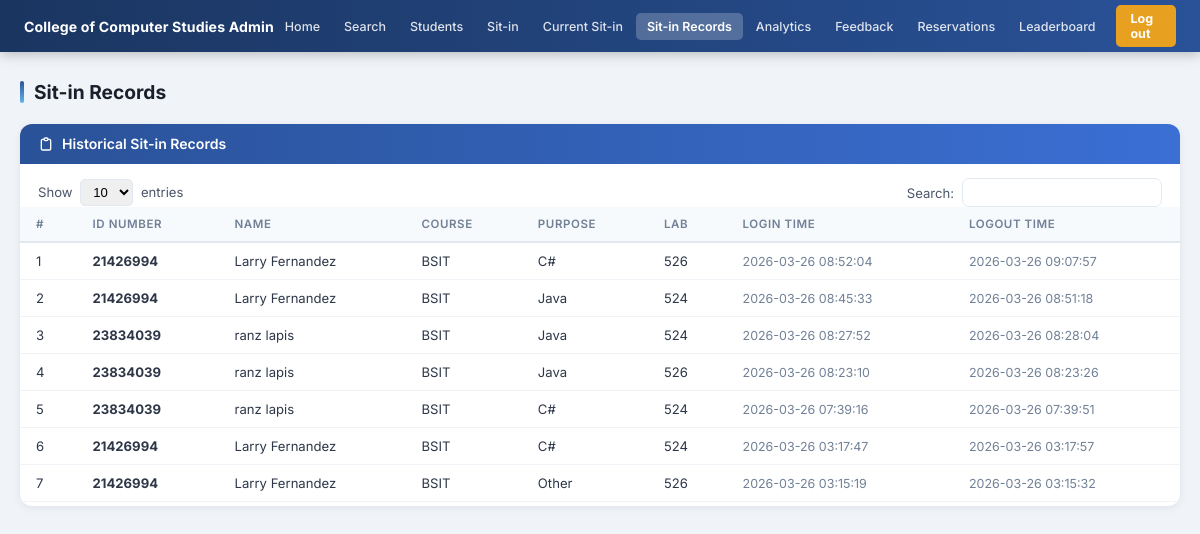
Page /admin/sitin_records (signed in) on the earlier database version.
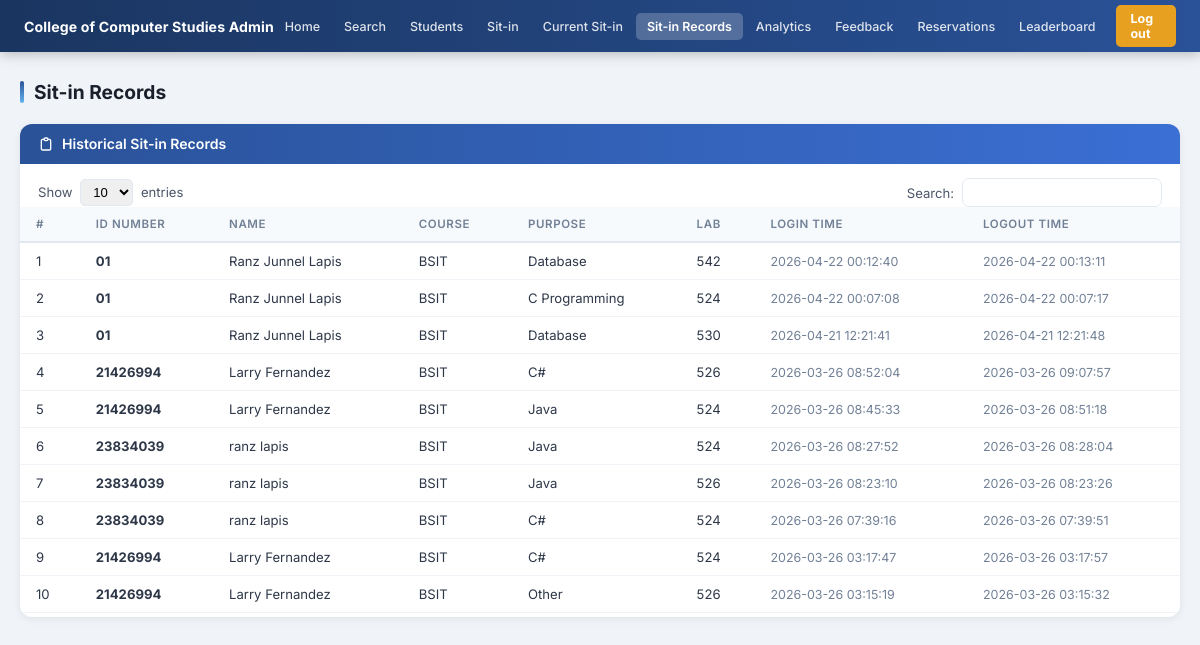
Same page on the later database version.
### tables this page shows
CREATE TABLE sit_in_records (
            id          INTEGER PRIMARY KEY AUTOINCREMENT,
            idno        VARCHAR(20) NOT NULL,
            purpose     VARCHAR(100) NOT NULL,
            lab         VARCHAR(20)  NOT NULL,
            login_time  TIMESTAMP NOT NULL,
            logout_time TIMESTAMP DEFAULT CURRENT_TIMESTAMP,
            FOREIGN KEY (idno) REFERENCES students(idno)
        );

CREATE TABLE students (
            id             INTEGER PRIMARY KEY AUTOINCREMENT,
            idno           VARCHAR(20)  UNIQUE NOT NULL,
            lastname       VARCHAR(50)  NOT NULL,
            firstname      VARCHAR(50)  NOT NULL,
            middlename     VARCHAR(50),
            course         VARCHAR(20)  NOT NULL,
            level          VARCHAR(5)   NOT NULL,
            email          VARCHAR(100) UNIQUE NOT NULL,
            address        TEXT,
            password       VARCHAR(255) NOT NULL,
            image_filename VARCHAR(255),
            remaining_session INTEGER DEFAULT 30,
            created_at     TIMESTAMP DEFAULT CURRENT_TIMESTAMP
        , profile_image TEXT, points INTEGER DEFAULT 0);

### app.py (the view)
@app.route('/admin/sitin_records')
def sitin_records():
    r = admin_required()
    if r: return r
    records = get_sitin_records()
    return render_template('sitin_records.html', records=records)

### app.py (called while the page is built)
def is_logged_in():
    return 'student_id' in session

def is_admin():
    return session.get('role') == 'admin'

def admin_required():
    if not is_logged_in() or not is_admin():
        flash('Admin access required.', 'error')
        return redirect(url_for('login'))

### dbhelper.py (called while the page is built)
def connect():
    base_path = os.path.dirname(os.path.abspath(__file__))
    db_path   = os.path.join(base_path, "sysarch.db")
    conn      = sqlite3.connect(db_path)
    conn.row_factory = sqlite3.Row
    return conn

def get_sitin_records():
    conn = connect()
    cur  = conn.cursor()
    cur.execute('''
        SELECT r.id, r.idno, st.firstname, st.lastname, st.course, st.level,
               r.purpose, r.lab, r.login_time, r.logout_time
        FROM sit_in_records r
        JOIN students st ON r.idno = st.idno
        ORDER BY r.logout_time DESC
    ''')
    rows = cur.fetchall()
    conn.close()
    return rows

### templates/sitin_records.html (shortened to what this page needs)
<!DOCTYPE html>
<html lang="en">
<head>
  <link rel="stylesheet" href="{{ url_for('static', filename='css/admin.css') }}">
</head>
<body>
{% from 'macros.html' import admin_nav %}
{{ admin_nav('records') }}
<div class="admin-page">
  <div class="page-heading">Sit-in Records</div>
  <div class="card">
    <div class="card-header">
      <svg width="16" height="16" fill="none" viewBox="0 0 24 24" stroke="currentColor"><path stroke-linecap="round" stroke-linejoin="round" stroke-width="2" d="M9 5H7a2 2 0 00-2 2v12a2 2 0 002 2h10a2 2 0 002-2V7a2 2 0 00-2-2h-2M9 5a2 2 0 002 2h2a2 2 0 002-2M9 5a2 2 0 012-2h2a2 2 0 012 2"/></svg>
      Historical Sit-in Records
    </div>
    <div class="table-toolbar">
      <div class="entries-select">Show <select><option>10</option><option>25</option><option>50</option></select> entries</div>
      <div style="display:flex;align-items:center;gap:8px;font-size:0.82rem;color:#4a5568;">
        Search: <input type="text" id="tableSearch" oninput="searchTable(this.value)" class="table-search-input"/>
      </div>
    </div>
    <div class="table-wrap">
      <table class="data-table" id="recordsTable">
        <thead>
          <tr><th>#</th><th>ID Number</th><th>Name</th><th>Course</th><th>Purpose</th><th>Lab</th><th>Login Time</th><th>Logout Time</th></tr>
        </thead>
        <tbody>
          {% for r in records %}
          <tr>
            <td>{{ loop.index }}</td>
            <td><strong>{{ r.idno }}</strong></td>
            <td>{{ r.firstname }} {{ r.lastname }}</td>
            <td>{{ r.course }}</td>
            <td>{{ r.purpose }}</td>
            <td>{{ r.lab }}</td>
            <td style="color:#718096;font-size:0.78rem;">{{ r.login_time }}</td>
            <td style="color:#718096;font-size:0.78rem;">{{ r.logout_time }}</td>
          </tr>
          {% else %}
          <tr><td colspan="8" class="no-data-cell">No records found.</td></tr>
          {% endfor %}
        </tbody>
      </table>
    </div>
  </div>
</div>
</body>
</html>

### templates/macros.html (shortened to what this page needs)
{% macro admin_nav(active='') %}
<nav class="admin-navbar">
  <span class="navbar-brand">College of Computer Studies Admin</span>
  <div class="navbar-menu">
    <a href="{{ url_for('dashboard') }}"           class="nav-link {{ 'active' if active=='home' }}">Home</a>
    <a href="#" onclick="openSearch();return false" class="nav-link {{ 'active' if active=='search' }}">Search</a>
    <a href="{{ url_for('students_list') }}"        class="nav-link {{ 'active' if active=='students' }}">Students</a>
    <a href="#" onclick="openSitin();return false"  class="nav-link {{ 'active' if active=='sitin' }}">Sit-in</a>
    <a href="{{ url_for('current_sitin') }}"        class="nav-link {{ 'active' if active=='current' }}">Current Sit-in</a>
    <a href="{{ url_for('sitin_records') }}"        class="nav-link {{ 'active' if active=='records' }}">Sit-in Records</a>
    <a href="{{ url_for('sitin_reports') }}"        class="nav-link {{ 'active' if active=='analytics' }}">Analytics</a>
    <a href="{{ url_for('feedback_reports') }}"     class="nav-link {{ 'active' if active=='feedback' }}">Feedback</a>
    <a href="{{ url_for('admin_reservations') }}"   class="nav-link {{ 'active' if active=='reservation' }}">Reservations</a>
    <a href="{{ url_for('admin_leaderboard') }}"    class="nav-link {{ 'active' if active=='leaderboard' }}">Leaderboard</a>
    <a href="{{ url_for('logout') }}"               class="nav-logout">Log out</a>
  </div>
</nav>
{% endmacro %}

### static/css/admin.css (style rules this page uses)
*, *::before, *::after { box-sizing: border-box; margin: 0; padding: 0; }
body { font-family: 'Inter', sans-serif; background: #f0f4f8; color: #1a202c; font-size: 0.875rem; min-height: 100vh; }
a { text-decoration: none; }
.admin-navbar { background: linear-gradient(90deg, #1a3560 0%, #2a5298 100%); display: flex; align-items: center; justify-content: space-between; padding: 0 24px; height: 52px; position: sticky; top: 0; z-index: 100; box-shadow: 0 2px 12px rgba(0,0,0,0.25); }
.navbar-brand { color: #fff; font-size: 0.88rem; font-weight: 700; letter-spacing: 0.01em; white-space: nowrap; }
.navbar-menu { display: flex; align-items: center; gap: 2px; }
.nav-link { color: rgba(255,255,255,0.85); padding: 6px 11px; border-radius: 5px; font-size: 0.78rem; font-weight: 500; transition: all 0.15s; white-space: nowrap; }
.nav-link.active { background: rgba(255,255,255,0.22); color: #fff; font-weight: 600; }
.nav-logout { background: #e8a020; color: #fff; padding: 6px 14px; border-radius: 5px; font-size: 0.78rem; font-weight: 700; margin-left: 8px; transition: background 0.15s; }
.admin-page { max-width: 1200px; margin: 28px auto; padding: 0 20px; }
.page-heading { font-size: 1.2rem; font-weight: 700; color: #1a202c; margin-bottom: 20px; display: flex; align-items: center; gap: 10px; }
.page-heading::before { content: ''; display: block; width: 4px; height: 22px; background: linear-gradient(180deg, #2a5298, #63b3ed); border-radius: 2px; }
.card { background: #fff; border-radius: 12px; overflow: hidden; box-shadow: 0 2px 8px rgba(0,0,0,0.07); margin-bottom: 22px; }
.card-header { display: flex; align-items: center; gap: 8px; background: linear-gradient(90deg, #2a5298, #3b6fd4); color: #fff; padding: 12px 18px; font-size: 0.88rem; font-weight: 600; line-height: 1; }
.card-header svg { width: 16px !important; height: 16px !important; min-width: 16px; max-width: 16px; flex-shrink: 0; }
.table-toolbar { display: flex; align-items: center; justify-content: space-between; padding: 14px 18px 0; gap: 10px; flex-wrap: wrap; }
.table-search-input { border: 1.5px solid #e2e8f0; border-radius: 7px; padding: 6px 12px; font-size: 0.82rem; outline: none; transition: border 0.15s; width: 200px; }
.entries-select { font-size: 0.82rem; color: #4a5568; }
.entries-select select { border: 1.5px solid #e2e8f0; border-radius: 5px; padding: 4px 8px; font-size: 0.82rem; margin: 0 4px; }
.table-wrap { padding: 0 0 4px; overflow-x: auto; }
.data-table { width: 100%; border-collapse: collapse; font-size: 0.82rem; }
.data-table thead tr { background: #f7fafc; }
.data-table th { font-weight: 600; color: #718096; padding: 10px 16px; text-align: left; border-bottom: 2px solid #e2e8f0; font-size: 0.72rem; text-transform: uppercase; letter-spacing: 0.05em; }
.data-table td { padding: 10px 16px; border-bottom: 1px solid #f0f4f8; color: #2d3748; }
.data-table tbody tr { transition: background 0.1s; }

Differences in the rows shown:
added sit_in_records: idno "01", firstname "Ranz Junnel", lastname "Lapis", course "BSIT", purpose "Database", lab "542", login_time "2026-04-22 00:12:40", logout_time "2026-04-22 00:13:11"
added sit_in_records: idno "01", firstname "Ranz Junnel", lastname "Lapis", course "BSIT", purpose "C Programming", lab "524", login_time "2026-04-22 00:07:08", logout_time "2026-04-22 00:07:17"
added sit_in_records: idno "01", firstname "Ranz Junnel", lastname "Lapis", course "BSIT", purpose "Database", lab "530", login_time "2026-04-21 12:21:41", logout_time "2026-04-21 12:21:48"
